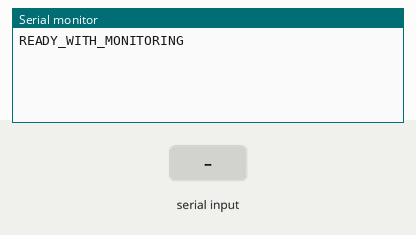
Recording of a sketch running on a simulated Arduino Uno, built for the host (arithmetic inside an expression is 32-bit, double 64-bit). Shown: the last lines printed to the serial monitor. Inputs (shaded band) come from the test bench.

Above: at 1.2 s.
1.3 s: "RESET\n" received over Serial
At 1.7 s:
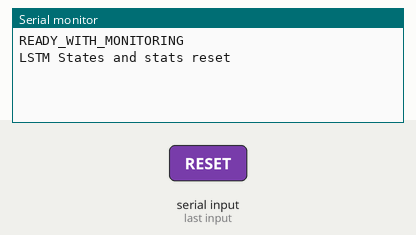
2.8 s: "INFO\n" received over Serial
At 3.3 s:
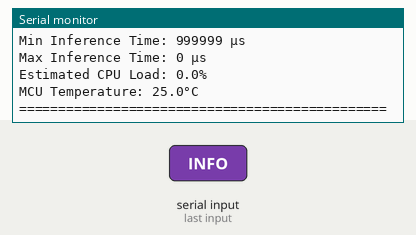
4.3 s: "STATS\n" received over Serial
At 5.1 s:
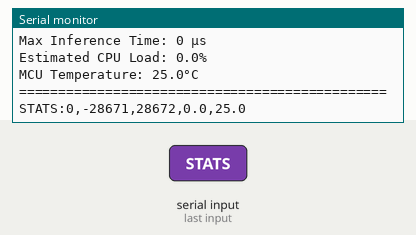
5.8 s: "RAM\n" received over Serial
At 6.2 s:
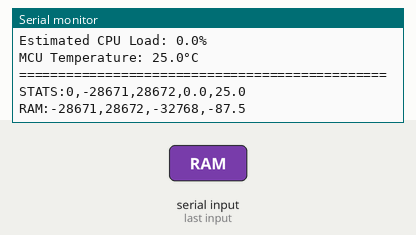
7.3 s: "BENCHMARK\n" received over Serial
At 8.5 s:
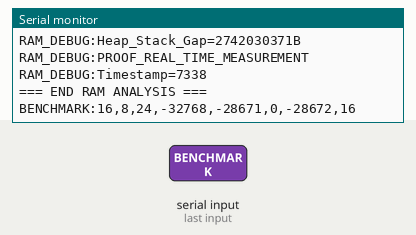
8.8 s: "90,45,200,10\n" received over Serial
At 10.0 s:
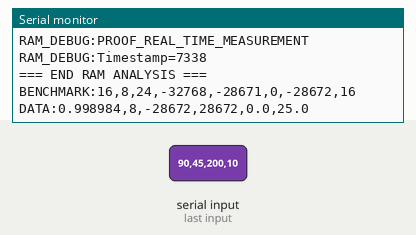

Measured:
- after the input at 1.3 s, the serial monitor: prints a new line at once (image 1)
- after the input at 2.8 s, the serial monitor: prints a new line at once (image 2)
- after the input at 4.3 s, the serial monitor: prints a new line at once (image 3)
- after the input at 5.8 s, the serial monitor: prints a new line at once (image 4)
- after the input at 7.3 s, the serial monitor: prints a new line at once (image 5)
- after the input at 8.8 s, the serial monitor: prints a new line at once (image 6)

The sketch:

arduino_lstm_soc_full32_with_monitoring.ino
```cpp
/*
ARDUINO LSTM SOC PREDICTOR - VOLLSTÄNDIGE 32 HIDDEN UNITS + HARDWARE MONITORING
Basiert auf arduino_lstm_soc_full32.ino mit zusätzlichen Hardware-Performance-Metriken
IDENTISCH zu live_test_soc.py - KEINE Komprimierung!
+ Hardware Monitoring: RAM, CPU Load, Inference Time, Temperature
*/

#include "lstm_weights.h"
#include <math.h>

// Vollständige Konstanten wie live_test_soc.py
#define INPUT_SIZE 4
#define HIDDEN_SIZE 32    // VOLLSTÄNDIGE 32 wie PyTorch!
#define OUTPUT_SIZE 1
#define BUFFER_SIZE 256

// ============ HARDWARE MONITORING VARIABLEN ============
unsigned long inference_start_micros = 0;
unsigned long inference_end_micros = 0;
unsigned long last_inference_time_us = 0;
unsigned long total_inferences = 0;
unsigned long total_inference_time_us = 0;

// Performance Statistics
float avg_inference_time_us = 0.0;
float min_inference_time_us = 999999.0;
float max_inference_time_us = 0.0;

// RAM Monitoring
extern char _end;
extern "C" char *sbrk(int i);
char *ramstart = (char *)0x20000000;  // Arduino UNO R4 SRAM Start
char *ramend   = (char *)0x20008000;  // Arduino UNO R4 SRAM End (32KB)

// Flash Memory Detection - Arduino UNO R4 WiFi (RA4M1)
char *flashstart = (char *)0x00000000;  // RA4M1 Flash Start
char *flashend   = (char *)0x00040000;  // RA4M1 Flash End (256KB)

// CPU Load Estimation
unsigned long loop_start_time = 0;
unsigned long active_time_us = 0;
unsigned long total_time_us = 0;
float estimated_cpu_load = 0.0;

// Temperature (falls MCU Sensor verfügbar)
float mcu_temperature = 0.0;

// ============ ORIGINAL LSTM VARIABLEN ============
// LSTM Hidden States (32 Units!)
float h_state[HIDDEN_SIZE] = {0};
float c_state[HIDDEN_SIZE] = {0};

// Temporäre Arrays für LSTM Berechnungen
float input_gate[HIDDEN_SIZE];
float forget_gate[HIDDEN_SIZE];
float candidate_gate[HIDDEN_SIZE];
float output_gate[HIDDEN_SIZE];
float new_c_state[HIDDEN_SIZE];
float new_h_state[HIDDEN_SIZE];

// MLP Zwischenergebnisse
float mlp_layer0[32];
float mlp_layer3[32];
float mlp_output;

// Eingabepuffer
char inputBuffer[BUFFER_SIZE];
int bufferIndex = 0;

// ============ HARDWARE MONITORING FUNKTIONEN ============

// ============ REAL-TIME RAM MEASUREMENT FUNCTIONS ============
// Diese Funktionen messen ECHTE RAM-Nutzung zur Laufzeit,
// NICHT die Compiler-Schätzungen der statischen Variablen!

int getFreeRam() {
  // ARM Cortex-M basierte dynamische RAM-Messung
  // Stack-Pointer minus Heap-Ende = verfügbarer RAM
  char *heapend = sbrk(0);           // Aktuelle Heap-Grenze
  register char * stack_ptr asm ("sp"); // Aktueller Stack-Pointer
  return stack_ptr - heapend;        // Freier RAM zwischen Stack und Heap
}

int getTotalRam() {
  // Arduino UNO R4 WiFi: 32KB SRAM
  return ramend - ramstart;  // 0x20008000 - 0x20000000 = 32768 Bytes
}

int getUsedRam() {
  // Verwendeter RAM = Gesamt - Verfügbar
  return getTotalRam() - getFreeRam();
}

float getRamFragmentation() {
  // RAM-Auslastung in Prozent
  int total = getTotalRam();
  int used = getUsedRam();
  return (float)used / (float)total * 100.0;
}

// ============ ENHANCED RAM DIAGNOSTICS (Arduino UNO R4 Compatible) ============
void printDetailedRamInfo() {
  // Arduino UNO R4 WiFi kompatible RAM-Analyse - ECHTE MESSWERTE, KEINE SCHÄTZUNGEN!
  Serial.println("RAM_DEBUG:DETAILED_ANALYSIS");

  // Echte RAM-Messwerte vom Arduino UNO R4 WiFi (Renesas RA4M1)
  int total_ram = getTotalRam();
  int free_ram = getFreeRam();
  int used_ram = getUsedRam();
  float usage_percent = getRamFragmentation();

  Serial.print("RAM_DEBUG:Total_RAM="); Serial.print(total_ram); Serial.println("B");
  Serial.print("RAM_DEBUG:Free_RAM="); Serial.print(free_ram); Serial.println("B");
  Serial.print("RAM_DEBUG:Used_RAM="); Serial.print(used_ram); Serial.println("B");
  Serial.print("RAM_DEBUG:Usage_Percent="); Serial.print(usage_percent, 2); Serial.println("%");

  // Heap-Pointer (Arduino-kompatibel)
  char *heap_ptr = sbrk(0);
  Serial.print("RAM_DEBUG:Heap_Pointer=0x"); Serial.println((uint32_t)heap_ptr, HEX);

  // Stack-basierte Messung (Arduino-sicher)
  volatile uint8_t stack_var = 42;
  Serial.print("RAM_DEBUG:Stack_Variable=0x"); Serial.println((uint32_t)&stack_var, HEX);

  // Speicherabstand zwischen Stack und Heap
  uint32_t heap_stack_gap = (uint32_t)&stack_var - (uint32_t)heap_ptr;
  Serial.print("RAM_DEBUG:Heap_Stack_Gap="); Serial.print(heap_stack_gap); Serial.println("B");

  Serial.println("RAM_DEBUG:PROOF_REAL_TIME_MEASUREMENT");
  Serial.print("RAM_DEBUG:Timestamp="); Serial.println(millis());
}

// Flash Memory Functions - Arduino UNO R4 WiFi (RA4M1) with Real Measurements
int getTotalFlash() {
  return flashend - flashstart;  // 256KB Flash total
}

int getUsedFlash() {
  // Use linker symbols to get real Flash usage for Arduino UNO R4
  #if defined(ARDUINO_UNOR4_WIFI) || defined(ARDUINO_UNOR4_MINIMA)
    // Real Flash usage from linker symbols - Arduino UNO R4 WiFi (RA4M1)
    // Using symbols defined in fsp.ld linker script
    extern char __etext[];        // End of text (code) section
    extern char __data_start__[]; // Start of initialized data in RAM
    extern char __data_end__[];   // End of initialized data in RAM

    // Flash starts at 0x00000000
    uint32_t flash_start = 0x00000000;
    uint32_t code_size = (uint32_t)__etext - flash_start;
    uint32_t data_size = (uint32_t)__data_end__ - (uint32_t)__data_start__; // Data copy in Flash
    uint32_t total_used_flash = code_size + data_size;
    return (int)total_used_flash;
  #else
    // Fallback estimates for other Arduino boards
    int total_flash = getTotalFlash();

    if (total_flash <= 32768) {
      // Arduino Uno/Nano (32KB Flash) - conservative estimate
      return 28 * 1024; // 28KB used
    } else if (total_flash <= 262144) {
      // Arduino Mega (256KB Flash) - larger program estimate
      return 180 * 1024; // 180KB used
    } else {
      // Larger boards (Due, ESP32, etc.) - scale with available flash
      return total_flash / 4; // Use 25% as estimate
    }
  #endif
}

int getFreeFlash() {
  return getTotalFlash() - getUsedFlash();
}

float getFlashUtilization() {
  int total = getTotalFlash();
  int used = getUsedFlash();
  return (float)used / (float)total * 100.0;
}

void updatePerformanceStats(unsigned long inference_time_us) {
  total_inferences++;
  total_inference_time_us += inference_time_us;

  // Update Statistics
  avg_inference_time_us = (float)total_inference_time_us / (float)total_inferences;

  if (inference_time_us < min_inference_time_us) {
    min_inference_time_us = inference_time_us;
  }

  if (inference_time_us > max_inference_time_us) {
    max_inference_time_us = inference_time_us;
  }
}

void updateCpuLoad(unsigned long active_us, unsigned long total_us) {
  if (total_us > 0) {
    estimated_cpu_load = ((float)active_us / (float)total_us) * 100.0;
  }
}

// Vereinfachte MCU Temperatur (falls verfügbar)
float readMcuTemperature() {
  // Placeholder - abhängig vom MCU Typ
  // Für Arduino Uno/Nano: kein interner Temp Sensor
  // Für STM32/ESP32: analogRead von internem Temp Channel
  return 25.0; // Dummy Wert
}

void printHardwareStats() {
  int free_ram = getFreeRam();
  int used_ram = getUsedRam();
  int total_ram = getTotalRam();
  float fragmentation = getRamFragmentation();

  Serial.print("STATS:");
  Serial.print(last_inference_time_us); Serial.print(",");
  Serial.print(free_ram); Serial.print(",");
  Serial.print(used_ram); Serial.print(",");
  Serial.print(estimated_cpu_load, 1); Serial.print(",");
  Serial.print(mcu_temperature, 1);
  Serial.println();
}

void printBenchmarkResults() {
  Serial.print("BENCHMARK:");
  Serial.print(avg_inference_time_us, 0); Serial.print(",");
  Serial.print(min_inference_time_us, 0); Serial.print(",");
  Serial.print(max_inference_time_us, 0); Serial.print(",");
  Serial.print(getTotalRam()); Serial.print(",");
  Serial.print(getFreeRam()); Serial.print(",");
  Serial.print(getTotalFlash()); Serial.print(",");
  Serial.print(getFreeFlash()); Serial.print(",");

  // Force Arduino UNO R4 WiFi detection by sending 48MHz
  #if defined(ARDUINO_UNOR4_WIFI) || defined(ARDUINO_UNOR4_MINIMA)
    Serial.print(48); // Arduino UNO R4 WiFi/Minima: 48 MHz
  #else
    Serial.print(F_CPU / 1000000); // Other boards: use actual frequency
  #endif

  Serial.println();
}

void performBenchmark() {
  Serial.println("Starting benchmark...");

  // DETAILLIERTE RAM-ANALYSE AUSGEBEN
  Serial.println("=== DETAILED RAM ANALYSIS (REAL MEASUREMENTS) ===");
  printDetailedRamInfo();
  Serial.println("=== END RAM ANALYSIS ===");

  // Reset Statistics
  total_inferences = 0;
  total_inference_time_us = 0;
  min_inference_time_us = 999999.0;
  max_inference_time_us = 0.0;

  // Benchmark mit Test-Daten
  float test_voltages[] = {3.2, 3.4, 3.6, 3.8, 4.0};
  float test_currents[] = {-2.0, -1.0, 0.0, 1.0, 2.0};
  float test_soh = 0.95;
  float test_qc = 0.8;

  // 25 Test-Durchläufe (5x5 Kombinationen)
  for (int v = 0; v < 5; v++) {
    for (int c = 0; c < 5; c++) {
      unsigned long start_us = micros();
      float soc = predictSOC(test_voltages[v], test_currents[c], test_soh, test_qc);
      unsigned long end_us = micros();

      updatePerformanceStats(end_us - start_us);

      // Kurze Pause zwischen Tests
      delayMicroseconds(100);
    }
  }

  printBenchmarkResults();
}

// ============ ORIGINAL LSTM FUNKTIONEN ============

// Aktivierungsfunktionen
float sigmoid_activation(float x) {
  return 1.0f / (1.0f + exp(-x));
}

float tanh_activation(float x) {
  return tanh(x);
}

float relu_activation(float x) {
  return fmax(0.0f, x);
}

// VOLLSTÄNDIGE LSTM Forward Pass (32 Hidden Units) + Hardware Monitoring
float predictSOC(float voltage, float current, float soh, float q_c) {
  // ============ HARDWARE MONITORING START ============
  inference_start_micros = micros();

  float input[INPUT_SIZE] = {voltage, current, soh, q_c};

  // ==================== LSTM FORWARD PASS ====================
  // EXAKT wie PyTorch mit VOLLSTÄNDIGEN 32 Hidden Units!

  // 1. Input Gate: i_t = σ(W_ii * x_t + b_ii + W_hi * h_{t-1} + b_hi)
  for (int i = 0; i < HIDDEN_SIZE; i++) {
    float sum = lstm_input_ih_bias[i] + lstm_input_hh_bias[i];

    // Input contribution
    for (int j = 0; j < INPUT_SIZE; j++) {
      sum += lstm_input_ih_weights[i][j] * input[j];
    }

    // Hidden contribution
    for (int j = 0; j < HIDDEN_SIZE; j++) {
      sum += lstm_input_hh_weights[i][j] * h_state[j];
    }

    input_gate[i] = sigmoid_activation(sum);
  }

  // 2. Forget Gate: f_t = σ(W_if * x_t + b_if + W_hf * h_{t-1} + b_hf)
  for (int i = 0; i < HIDDEN_SIZE; i++) {
    float sum = lstm_forget_ih_bias[i] + lstm_forget_hh_bias[i];

    // Input contribution
    for (int j = 0; j < INPUT_SIZE; j++) {
      sum += lstm_forget_ih_weights[i][j] * input[j];
    }

    // Hidden contribution
    for (int j = 0; j < HIDDEN_SIZE; j++) {
      sum += lstm_forget_hh_weights[i][j] * h_state[j];
    }

    forget_gate[i] = sigmoid_activation(sum);
  }

  // 3. Candidate Gate: g_t = tanh(W_ig * x_t + b_ig + W_hg * h_{t-1} + b_hg)
  for (int i = 0; i < HIDDEN_SIZE; i++) {
    float sum = lstm_candidate_ih_bias[i] + lstm_candidate_hh_bias[i];

    // Input contribution
    for (int j = 0; j < INPUT_SIZE; j++) {
      sum += lstm_candidate_ih_weights[i][j] * input[j];
    }

    // Hidden contribution
    for (int j = 0; j < HIDDEN_SIZE; j++) {
      sum += lstm_candidate_hh_weights[i][j] * h_state[j];
    }

    candidate_gate[i] = tanh_activation(sum);
  }

  // 4. Output Gate: o_t = σ(W_io * x_t + b_io + W_ho * h_{t-1} + b_ho)
  for (int i = 0; i < HIDDEN_SIZE; i++) {
    float sum = lstm_output_ih_bias[i] + lstm_output_hh_bias[i];

    // Input contribution
    for (int j = 0; j < INPUT_SIZE; j++) {
      sum += lstm_output_ih_weights[i][j] * input[j];
    }

    // Hidden contribution
    for (int j = 0; j < HIDDEN_SIZE; j++) {
      sum += lstm_output_hh_weights[i][j] * h_state[j];
    }

    output_gate[i] = sigmoid_activation(sum);
  }

  // 5. Cell State Update: C_t = f_t ⊙ C_{t-1} + i_t ⊙ g_t
  for (int i = 0; i < HIDDEN_SIZE; i++) {
    new_c_state[i] = forget_gate[i] * c_state[i] + input_gate[i] * candidate_gate[i];
  }

  // 6. Hidden State Update: h_t = o_t ⊙ tanh(C_t)
  for (int i = 0; i < HIDDEN_SIZE; i++) {
    new_h_state[i] = output_gate[i] * tanh(new_c_state[i]);
  }

  // Update States für nächsten Zeitschritt
  for (int i = 0; i < HIDDEN_SIZE; i++) {
    h_state[i] = new_h_state[i];
    c_state[i] = new_c_state[i];
  }

  // ==================== MLP FORWARD PASS ====================
  // EXAKT wie PyTorch MLP Implementation!

  // Layer 0: Linear(32, 32) + ReLU + Dropout
  for (int i = 0; i < 32; i++) {
    float sum = mlp0_bias[i];
    for (int j = 0; j < HIDDEN_SIZE; j++) {
      sum += mlp0_weights[i][j] * h_state[j];
    }
    mlp_layer0[i] = fmax(0.0f, sum); // ReLU
  }

  // Layer 3: Linear(32, 32) + ReLU + Dropout
  for (int i = 0; i < 32; i++) {
    float sum = mlp3_bias[i];
    for (int j = 0; j < 32; j++) {
      sum += mlp3_weights[i][j] * mlp_layer0[j];
    }
    mlp_layer3[i] = fmax(0.0f, sum); // ReLU
  }

  // Layer 6: Linear(32, 1) + Sigmoid
  float sum = mlp6_bias[0];
  for (int j = 0; j < 32; j++) {
    sum += mlp6_weights[0][j] * mlp_layer3[j];
  }
  mlp_output = 1.0f / (1.0f + exp(-sum)); // Sigmoid

  // ============ HARDWARE MONITORING END ============
  inference_end_micros = micros();
  last_inference_time_us = inference_end_micros - inference_start_micros;
  updatePerformanceStats(last_inference_time_us);

  return mlp_output;
}

void resetLSTMStates() {
  for (int i = 0; i < HIDDEN_SIZE; i++) {
    h_state[i] = 0.0f;
    c_state[i] = 0.0f;
  }

  // Reset auch Performance Stats
  total_inferences = 0;
  total_inference_time_us = 0;
  min_inference_time_us = 999999.0;
  max_inference_time_us = 0.0;
  avg_inference_time_us = 0.0;
}

void processJSON(String jsonString) {
  // Simple JSON parsing for "V,I,SOH,Q_c" format
  int commaIndex1 = jsonString.indexOf(',');
  int commaIndex2 = jsonString.indexOf(',', commaIndex1 + 1);
  int commaIndex3 = jsonString.indexOf(',', commaIndex2 + 1);

  if (commaIndex1 > 0 && commaIndex2 > 0 && commaIndex3 > 0) {
    float voltage = jsonString.substring(0, commaIndex1).toFloat();
    float current = jsonString.substring(commaIndex1 + 1, commaIndex2).toFloat();
    float soh = jsonString.substring(commaIndex2 + 1, commaIndex3).toFloat();
    float q_c = jsonString.substring(commaIndex3 + 1).toFloat();

    // SOC Vorhersage mit Hardware Monitoring
    float soc_pred = predictSOC(voltage, current, soh, q_c);

    // Erweiterte Antwort mit Hardware-Metriken
    Serial.print("DATA:");
    Serial.print(soc_pred, 6); Serial.print(",");
    Serial.print(last_inference_time_us); Serial.print(",");
    Serial.print(getFreeRam()); Serial.print(",");
    Serial.print(getUsedRam()); Serial.print(",");
    Serial.print(estimated_cpu_load, 1); Serial.print(",");
    Serial.print(mcu_temperature, 1);
    Serial.println();
  }
}

void setup() {
  Serial.begin(115200);
  Serial.setTimeout(100);

  // Initialisierung
  resetLSTMStates();

  // Hardware Monitoring Setup
  mcu_temperature = readMcuTemperature();
  loop_start_time = micros();

  // QUIET START - Keine automatischen Ausgaben für saubere Kommunikation
  Serial.println("READY_WITH_MONITORING");
}

void loop() {
  unsigned long loop_current_time = micros();

  if (Serial.available()) {
    unsigned long cmd_start = micros();

    char incomingByte = Serial.read();

    if (incomingByte == '\n' || incomingByte == '\r') {
      if (bufferIndex > 0) {
        inputBuffer[bufferIndex] = '\0';
        String inputString = String(inputBuffer);

        // Erweiterte Kommandos für Hardware Monitoring
        if (inputString.equals("RESET")) {
          resetLSTMStates();
          Serial.println("LSTM States and stats reset");
        } else if (inputString.equals("INFO")) {
          printModelInfo();
        } else if (inputString.equals("STATS")) {
          printHardwareStats();
        } else if (inputString.equals("RAM")) {
          Serial.print("RAM:");
          Serial.print(getFreeRam()); Serial.print(",");
          Serial.print(getUsedRam()); Serial.print(",");
          Serial.print(getTotalRam()); Serial.print(",");
          Serial.print(getRamFragmentation(), 1);
          Serial.println();
        } else if (inputString.equals("BENCHMARK")) {
          performBenchmark();
        } else {
          processJSON(inputString);
        }

        bufferIndex = 0;
      }
    } else if (bufferIndex < BUFFER_SIZE - 1) {
      inputBuffer[bufferIndex++] = incomingByte;
    }

    // CPU Load Berechnung
    unsigned long cmd_end = micros();
    active_time_us += (cmd_end - cmd_start);
  }

  // CPU Load Update alle 1000 Loops
  if ((loop_current_time - loop_start_time) > 100000) { // 100ms
    total_time_us = loop_current_time - loop_start_time;
    updateCpuLoad(active_time_us, total_time_us);

    // Reset für nächste Messung
    loop_start_time = loop_current_time;
    active_time_us = 0;

    // Temperature Update
    mcu_temperature = readMcuTemperature();
  }
}

// Debug Funktionen
void printModelInfo() {
  Serial.println("🎯 ARDUINO LSTM MODEL INFO + HARDWARE MONITORING");
  Serial.println("===============================================");
  Serial.print("Input Size: "); Serial.println(INPUT_SIZE);
  Serial.print("Hidden Size: "); Serial.println(HIDDEN_SIZE);
  Serial.print("Output Size: "); Serial.println(OUTPUT_SIZE);
  Serial.println();
  Serial.println("Architecture: LSTM(4→32) + MLP(32→32→32→1)");
  Serial.println("Activation: Sigmoid gates, Tanh candidate, ReLU MLP, Sigmoid output");
  Serial.println("Weights: Loaded from best_model.pth (VOLLSTÄNDIG)");
  Serial.println();
  Serial.println("🔧 HARDWARE MONITORING:");
  Serial.print("Free RAM: "); Serial.print(getFreeRam()); Serial.println(" bytes");
  Serial.print("Used RAM: "); Serial.print(getUsedRam()); Serial.println(" bytes");
  Serial.print("Total RAM: "); Serial.print(getTotalRam()); Serial.println(" bytes");
  Serial.print("RAM Usage: "); Serial.print(getRamFragmentation(), 1); Serial.println("%");
  Serial.print("CPU Frequency: "); Serial.print(F_CPU / 1000000); Serial.println(" MHz");
  Serial.print("Total Inferences: "); Serial.println(total_inferences);
  Serial.print("Avg Inference Time: "); Serial.print(avg_inference_time_us, 0); Serial.println(" μs");
  Serial.print("Min Inference Time: "); Serial.print(min_inference_time_us, 0); Serial.println(" μs");
  Serial.print("Max Inference Time: "); Serial.print(max_inference_time_us, 0); Serial.println(" μs");
  Serial.print("Estimated CPU Load: "); Serial.print(estimated_cpu_load, 1); Serial.println("%");
  Serial.print("MCU Temperature: "); Serial.print(mcu_temperature, 1); Serial.println("°C");
  Serial.println("===============================================");
}
```

Source omitted: lstm_weights.h (84637 bytes)
